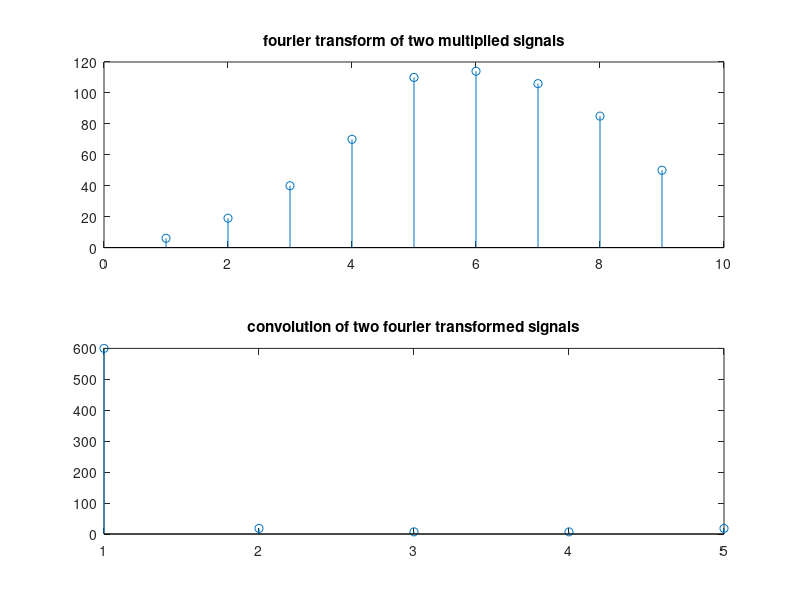

Recreate this plot in MATLAB.

x1=[1 2 3 4 5];
x2=[6 7 8 9 10];
lengthofx1=length(x1);
lengthofx2=length(x2);
X1=[x1,zeros(1,lengthofx2)];
X2=[x2,zeros(1,lengthofx1)];
for k=1:(lengthofx1+lengthofx2-1)
w(k)=0;
for j=1:lengthofx1
if(k-j+1)>0
w(k)=w(k)+X1(j)*X2(k-j+1);
end
end
end
subplot(2,1,1)
%r=x1.*x2;
%f=abs(fft(r));
f=conv(x1,x2);
stem(f)
title('fourier transform of two multiplied signals')
subplot(2,1,2)
a1=abs(fft(x1));
a2=abs(fft(x2));
b=a1.*a2;
stem(b)
title('convolution of two fourier transformed signals')
